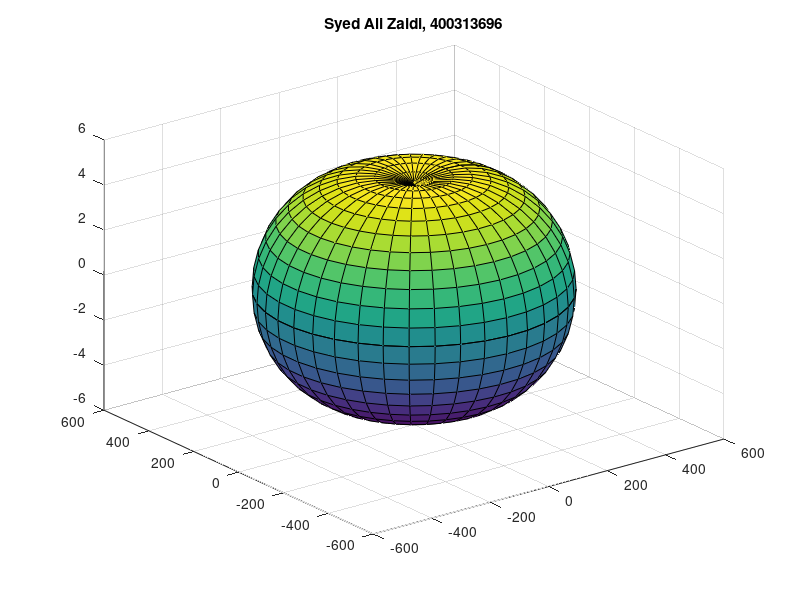

MATLAB code for this plot: (Note: this script raises an error after producing the figure.)

%Problem #3:
u = linspace(0, 2*pi, 40);
v = linspace(0,2*pi, 40);
[u,v] = meshgrid(u,v);

x = (3 + 8*cos(v))*cos(u);
y = (3 + 8*cos(v))*sin(u);
z = 5*sin(v);

surf(x,y,z);
title('Syed Ali Zaidi, 400313696')


%Problem #4:
syms u v
x = (3 + 8*cos(v))*cos(u);
y = (3 + 8*cos(v))*sin(u);
z = 5*sin(v);

ru = [diff(x,u);diff(y,u);diff(z,u)];
rv = [diff(x,v);diff(y,v);diff(z,v)];

cross_prod = cross(ru,rv);
norm_ruxrv = sqrt(cross_prod(1)^2 + cross_prod(2)^2 + cross_prod(3)^2);

func = matlabFunction(norm_ruxrv);
c = 0;
d = 2*pi;
answer = integral2(func,0,2*pi,c,d);
display(answer);


